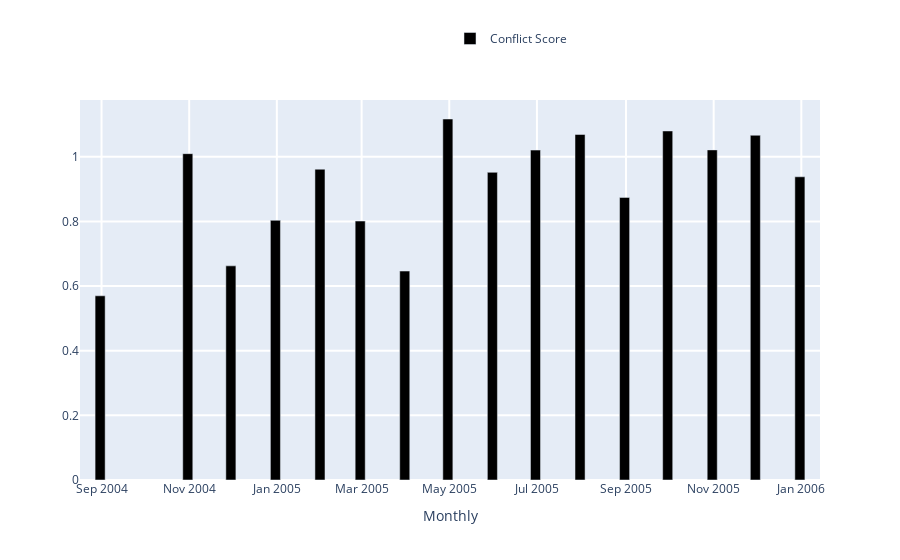

The code cell stored with this chart in its notebook:
### Markdown cell above
### <span style="color:green"> TRY YOURSELF! THIS IS WHAT WILL HAPPEN WHEN YOU CLICK 'Refresh Editor's Conflicts' Button </span>

### Code cell
### ------------------------------------------------------------------------------------------ ###
### TRY YOURSELF! THIS IS WHAT WILL HAPPEN WHEN YOU CLICK 'Refresh Editor's Conflicts' BUTTON  ###
### ------------------------------------------------------------------------------------------ ###

## This is the page you used and the editor you select in the above grid. ##
print('The page that is being used:', the_page['title'])
print('Selected editor:', editor_info['name'])

## Interactive evolution of conflict score of this editor, using ConflictListner, more details see ##
## https://github.com/gesiscss/wikiwho_demo/blob/master/visualization/conflicts_listener.py        ##

# Create a ConflictListener instance.
conflicts_cal_listener = ConflictsListener(total_actions)

# Print conflict score.
conflictscore = total_actions['conflict'].sum() / total_actions['elegibles'].sum()
print('Editor conflict score:', conflictscore)

# Try yourself by coding!
begin_date = date(2002, 3, 1)
end_date = date(2019, 6, 1)
frequency = 'Monthly' # 'Monthly', 'Yearly'

# The metrics we need:
# ['Total', 'Total_surv_48h', 'Total_persistent', 'Total_stopword_count',
#  'Total Elegible Actions', 'Number of Conflicts','Conflict Score',
#  'Absolute Conflict Score', 'Conflict Ratio', ('None')]
# Note: only 'red_line' has 'None' option.
black_line = 'Conflict Score'
red_line = 'None'

print('Time range from', begin_date.strftime("%Y-%m-%d"), 'to', end_date.strftime("%Y-%m-%d"))

conflicts_cal_listener.listen(
    _range1 = begin_date,
    _range2 = end_date,
    granularity = frequency,
    black = black_line,
    red = red_line
)

### Figure 1 — Plotly figure (JSON) as saved in the notebook; plotly's stock layout.template omitted (floating-point values rounded to 4 significant figures)
{"data": [{"marker": {"color": "rgba(0, 0, 0, 1)"}, "name": "Conflict Score", "type": "bar", "x": ["2004-08-31T00:00:00", "2004-10-31T00:00:00", "2004-11-30T00:00:00", "2004-12-31T00:00:00", "2005-01-31T00:00:00", "2005-02-28T00:00:00", "2005-03-31T00:00:00", "2005-04-30T00:00:00", "2005-05-31T00:00:00", "2005-06-30T00:00:00", "2005-07-31T00:00:00", "2005-08-31T00:00:00", "2005-09-30T00:00:00", "2005-10-31T00:00:00", "2005-11-30T00:00:00", "2005-12-31T00:00:00"], "y": [0.5699, 1.01, 0.6626, 0.8035, 0.9616, 0.8012, 0.6465, 1.117, 0.952, 1.021, 1.069, 0.8743, 1.08, 1.021, 1.067, 0.9381]}], "layout": {"bargap": 0.75, "barmode": "group", "hovermode": "closest", "legend": {"x": 0.5, "y": 1.2}, "showlegend": true, "xaxis": {"gridwidth": 2, "ticklen": 5, "title": {"text": "Monthly"}, "zeroline": true}, "yaxis": {"gridwidth": 2, "ticklen": 5}}}
